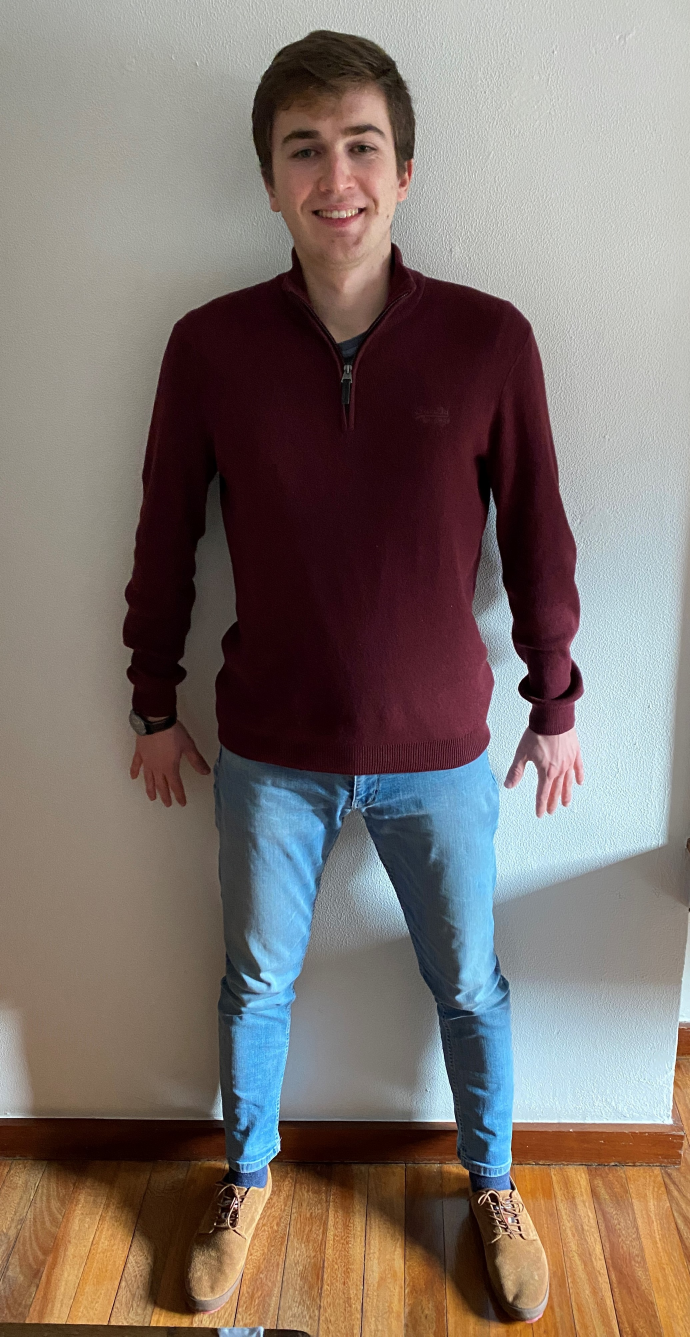
#> input picture orb/persona5.jpg, 2070 x 4009 px, found by its file name (shown at 1/3 size)
$ python keypoints.py
#> lines starting #> are read from the running program, lines starting #| are printed output that depends on the picture; long printed decimals are rounded
import numpy as np
import cv2 as cv2
from matplotlib import pyplot as plt
import os
import scipy.stats

# Change directory
os.chdir('D:')
os.chdir(r'D:\OneDrive - Universidad Politécnica de Madrid\Curso 21-22\1er Semestre\6 - Visión por computador\Trabajo\Programming\vision-recognition')

# Variables
matchear = 1
methodName = 'orb'
partesCuerpo = [[800,500],[300,2250],[1500,2250],[500,3650],[1400,3650]]
radio = 300

# Imágenes
folder = 'orb'  # directory = '../' + folder
name = 'persona'
nameImg1 = folder + '/' + name + '5.jpg'
nameImg2 = folder + '/' + name + '4.jpg' # Referencia
img1 = cv2.imread(nameImg1, 0)
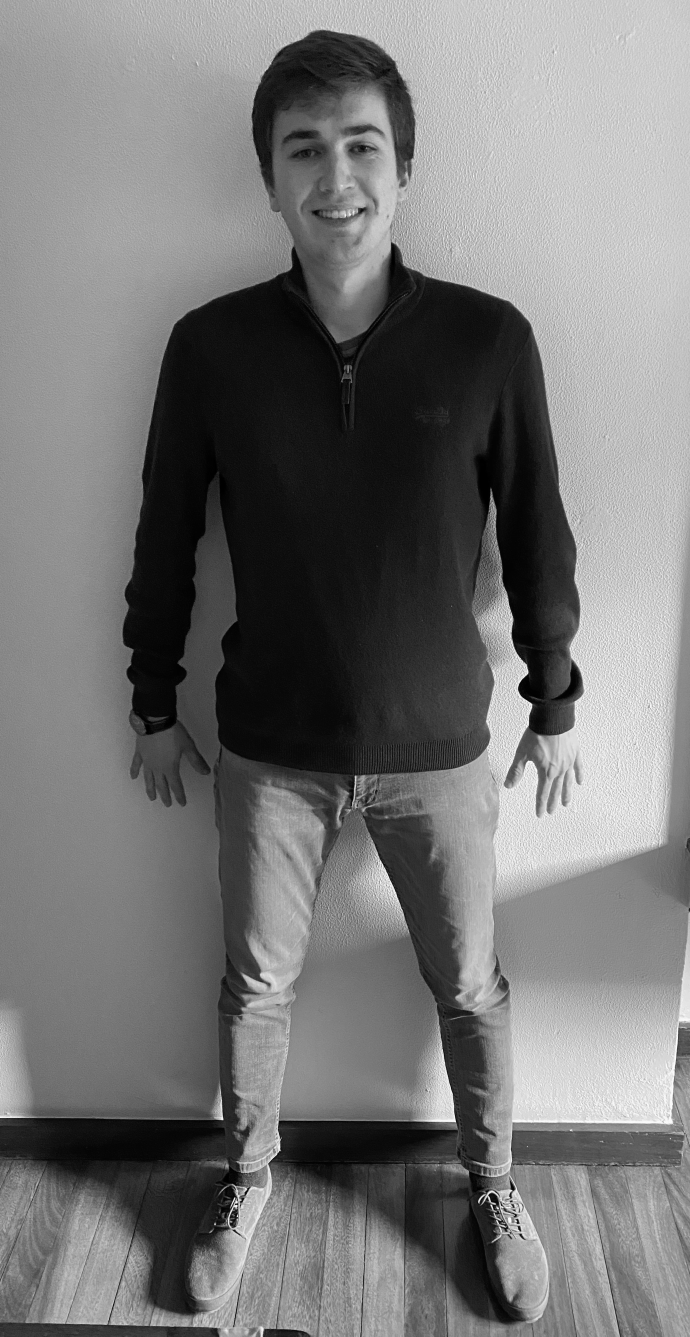
#> img1: shape (4009, 2070) (shown at 1/3 size); min 0, max 255, mean 118.5
img2 = cv2.imread(nameImg2, 0)
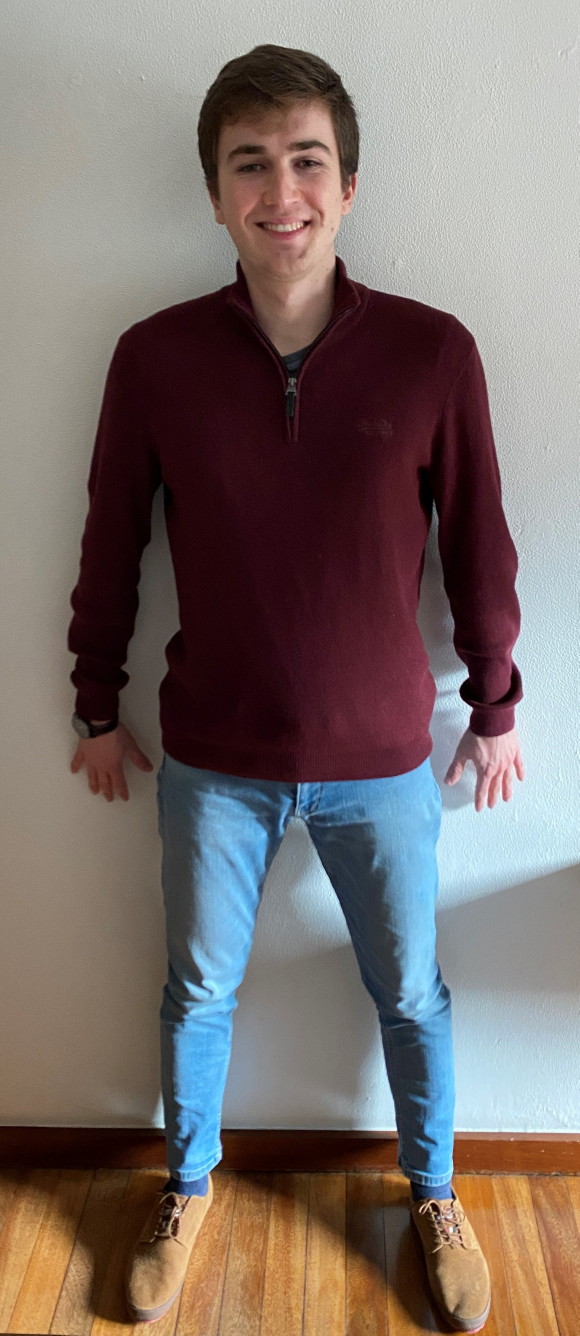
#> input picture orb/persona4.jpg, 1738 x 4006 px, found by its file name (shown at 1/3 size)
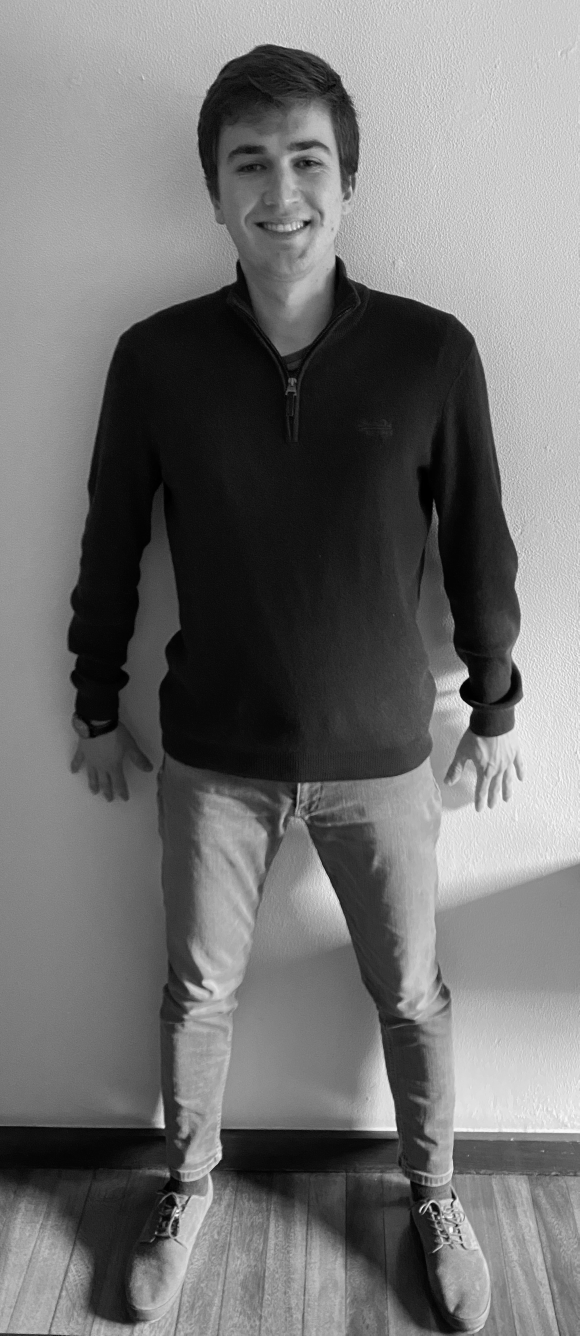
#> img2: shape (4006, 1738) (shown at 1/3 size); min 0, max 255, mean 114.1

# Seleccionar el método y un BruteForce matcher object
if methodName == 'orb':     # ORB
    orb = cv2.ORB_create()
    method = orb
    bf = cv2.BFMatcher(cv2.NORM_HAMMING, crossCheck=True)
elif methodName == 'sift':  # SIFT
    sift = cv2.SIFT_create(15000)  #xfeatures2d.
    method = sift
    bf = cv2.BFMatcher(cv2.NORM_L1, crossCheck=False)

# Detectar keypoints y descriptors
img1KP, img1Des = method.detectAndCompute(img1, None)
#> img1KP = 500 keypoints; strongest (x, y, size): (711, 3612, 44.6), (712, 3612, 53.6), (710, 3617, 44.6), (706, 3611, 31)
img2KP, img2Des = method.detectAndCompute(img2, None)
#> img2KP = 500 keypoints; strongest (x, y, size): (1291, 3613, 77.1), (1412, 2125, 111.1), (1293, 3613, 92.6), (1297, 3612, 111.1)
#print(len(img2KP))
#print(img2Des.shape)

img1DrawKP = cv2.drawKeypoints(img1, img1KP, None, color=(0, 250, 0), flags=0)
img2DrawKP = cv2.drawKeypoints(img2, img2KP, None, color=(0, 250, 0), flags=0)

#nameSave = folder + '/' + name + '_' + methodName + '.jpg'
#cv.imwrite(nameSave,imgKP)

if matchear == 1:
    # Matchear los descriptors de ambas imágenes
    matches = bf.match(img1Des, img2Des)
#> matches = 249 matches
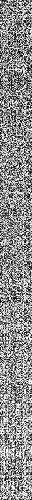
#> img1Des: shape (500, 32); min 0, max 255, mean 140.8
    # [7 lines of commented-out code are left out]
    matches = sorted(matches, key=lambda x: x.distance)[0:20]
#> matches = 20 matches

    # RANSAC eliminar los matches malos y guardar su posición en x, y
    points1 = np.zeros((len(matches), 2), dtype=np.float32)
#> points1 = 20 rows, first 8: [0, 0], [0, 0], [0, 0], [0, 0], [0, 0], [0, 0], [0, 0], [0, 0]
    points2 = np.zeros((len(matches), 2), dtype=np.float32)
#> points2 has the same summary as points1
    matchesParte = [0] * 3
    matchesFin = [matches[0]]
#> matchesFin = 1 matches
    # KP1Fin = [img1KP[0]]
    # KP2Fin = [img2KP[0]]
    posParte = np.zeros((5, 2))
    numPartes = np.zeros(5)
    for i,match in enumerate(matches):
        points1[i, :] = img1KP[match.queryIdx].pt
        points2[i, :] = img2KP[match.queryIdx].pt
        # Si está en el circulo de una parte del cuerpo, lo asignamos
        for j,parte in enumerate(partesCuerpo):
            if np.sqrt(np.sum((points2[i]-parte)**2)) < radio:
                # print(points2[i,:])
                aux = [points1[i,0], points1[i,1], j+1]
                matchesParte = np.vstack([matchesParte, aux])
                posParte[j,:] += points1[i,:]
                numPartes[j] += 1
                matchesFin.append(match)
#> this loop made 20 passes
#> after the loop, matchesFin = 19 matches; numPartes = [0, 0, 4, 4, 10]; points1 = 20 rows, first 8: [665.9, 3356.2], [1484.4, 3611.5], [662.9, 3353.9], [1490.5, 3623], [1436.9, 3601.1], [1468.1, 3583.2], [1175.3, 734.6], [1480.6, 3615.5]; points2 = 20 rows, first 8: [522.5, 3625], [663.6, 3473.3], [1315, 3640.5], [1303.9, 3645.4], [1193.2, 3013.5], [1403.8, 2028], [1289.9, 3626.2], [1413.4, 2125]; posParte = [[0, 0], [0, 0], [5901.2, 14390.2], [5094.6, 14154.5], [13492.4, 31847.4]]
                # KP1Fin.append(img1KP[i])
                # KP2Fin.append(img2KP[i])

    # Ordenar la posición de los matches por su parte de cuerpo que corresponden
    matchesOrdenados = sorted(matchesParte, key=lambda x: x[2])
    #print(matchesOrdenados)
    matchesOrdenadosPt = np.float32([(matchesOrdenados[e][0:3]) for e in range(1, len(matchesOrdenados))])  # Quitamos el primer 0,0

    posParteFin = np.zeros((5, 2))
    aux1 = 3
    aux2 = 0
    for k, match in enumerate(matchesOrdenadosPt):
        if match[2] != aux1 or k+1 == len(matchesOrdenadosPt):
            print(aux1)
            ppt = matchesOrdenadosPt[aux2:k]
            for n in range(0,2):
                liminf = scipy.stats.scoreatpercentile(ppt[n], 25)
                limsup = scipy.stats.scoreatpercentile(ppt[n], 75)
                print("El 25% percentil es =", liminf, "y el 75% percentil es =", limsup)
                trimean = scipy.stats.mstats.tmean(ppt[n], (liminf, limsup))
                print(trimean)
                posParteFin[aux1-1][n] = trimean
            aux1 = int(match[2])
            aux2 = k

    # Media de los puntos importantes

    for k,parte in enumerate(posParte):
        if numPartes[k] == 0:
            posParteFin[k, :] = [a/b*c for a, b, c in zip(partesCuerpo[k],
                                      [img2.shape[0], 1], [img1.shape[0], 1])]
            #posParteFin[k, :] = partesCuerpo[k] / [img2.shape[0],1] * [img1.shape[0],1] #[0, 0]
        else:
            print(posParteFin)
#> this loop made 5 passes
#> (printed output is left out)
#> after the loop, posParteFin = [[800.6, 500], [300.2, 2250], [1468.1, 1480.6], [665.9, 1484.4], [662.9, 1490.5]]
            #posParteFin[k, :] = [parte[0]/numPartes[k], parte[1]/numPartes[k]]
    print(posParteFin)
#| [[ 800.599  500.        ]
#|  [ 300.225 2250.        ]
#|  [1468.109 1480.551]
#|  [ 665.875 1484.352]
#|  [ 662.889 1490.504]]

    # Dibujar puntos cuerpos
    fig, ax = plt.subplots(1)
    # Mostrar referencia
    ax.set_aspect('equal')
    ax.imshow(img2DrawKP)
    for xx, yy in partesCuerpo:
        draw_circle = plt.Circle((xx+img1.shape[1], yy), radio, fill=False)
        ax.add_artist(draw_circle)
        ax.plot(xx+img1.shape[1], yy, 'bo')
        if xx != partesCuerpo[0][0]:
            ax.plot([partesCuerpo[0][0] + img1.shape[1], xx + img1.shape[1]],
                    [partesCuerpo[0][0], yy], 'b')
    # Dibujar puntos encontrados
    for xx, yy in posParteFin:
        ax.plot(posParteFin[:, 0], posParteFin[:, 1], 'ro')
        if xx != posParteFin[0][0]:
            ax.plot([posParteFin[0][0], xx],
                    [posParteFin[0][0], yy], 'r')
#> this loop made 5 passes


    # [11 lines of commented-out code are left out]
    result = cv2.drawMatches(img1, img1KP,
                             img2, img2KP, matchesFin, None)  # img2, flags=2
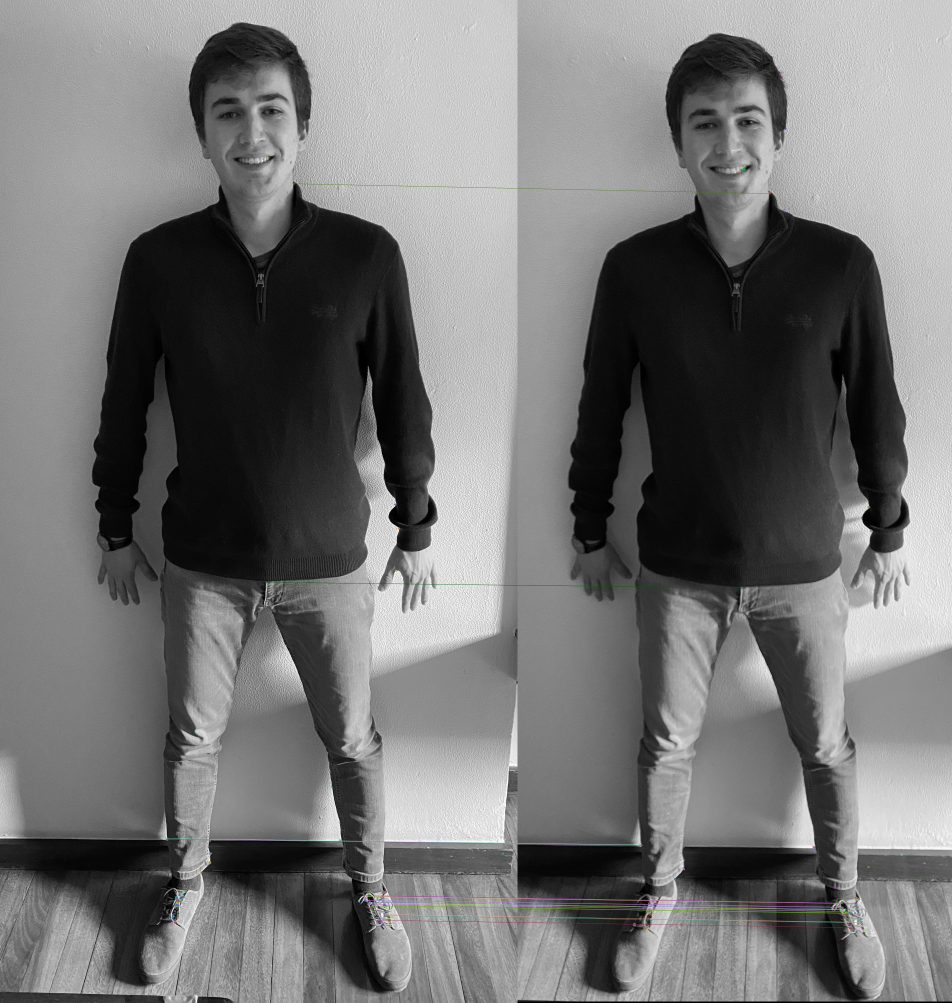
#> result: shape (4009, 3808, 3) (shown at 1/4 size); mean of channels 0, 1, 2 116.5, 116.5, 116.6; drawn as B, G, R

    # Display the best matching points
    plt.rcParams['figure.figsize'] = [14.0, 7.0]
    plt.title('Best Matching Points')
    plt.imshow(result)
    plt.show()
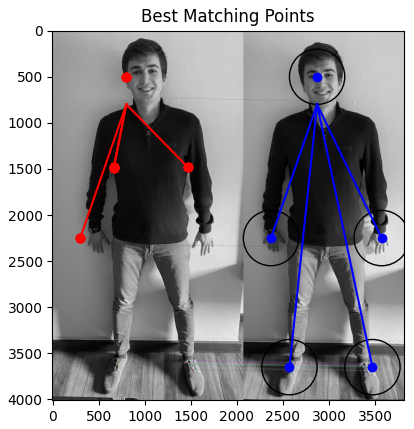
#> figure drawn by matplotlib, 1 panel

    # Print total number of matching points between the training and query images
    print("\nNumber of Matching Keypoints Between The Training and Query Images: ", len(matches))
#| Number of Matching Keypoints Between The Training and Query Images:  20
